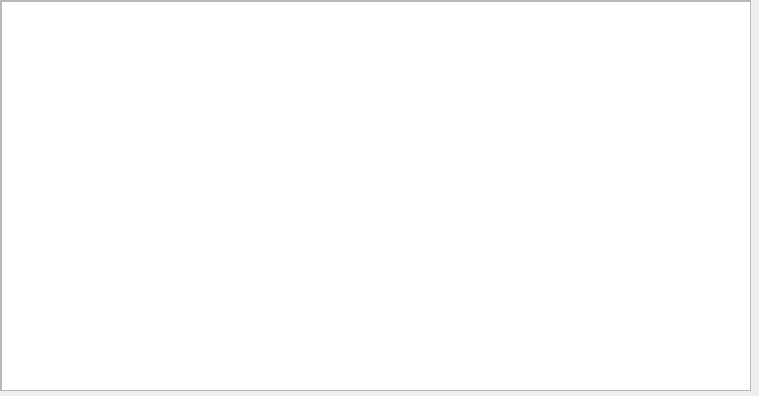
<?xml version="1.0" encoding="UTF-8"?>
<ui version="4.0">
 <class>AudioRoutingWidget</class>
 <widget class="QWidget" name="AudioRoutingWidget">
  <property name="geometry">
   <rect>
    <x>0</x>
    <y>0</y>
    <width>759</width>
    <height>396</height>
   </rect>
  </property>
  <property name="windowTitle">
   <string>Form</string>
  </property>
  <widget class="QScrollArea" name="m_pScrollRouting">
   <property name="geometry">
    <rect>
     <x>0</x>
     <y>0</y>
     <width>751</width>
     <height>391</height>
    </rect>
   </property>
   <property name="widgetResizable">
    <bool>true</bool>
   </property>
   <widget class="QWidget" name="m_pWidgetRouting">
    <property name="geometry">
     <rect>
      <x>0</x>
      <y>0</y>
      <width>749</width>
      <height>389</height>
     </rect>
    </property>
    <widget class="QTableView" name="m_pTblRouting">
     <property name="geometry">
      <rect>
       <x>0</x>
       <y>0</y>
       <width>751</width>
       <height>391</height>
      </rect>
     </property>
    </widget>
   </widget>
  </widget>
 </widget>
 <resources/>
 <connections/>
</ui>
